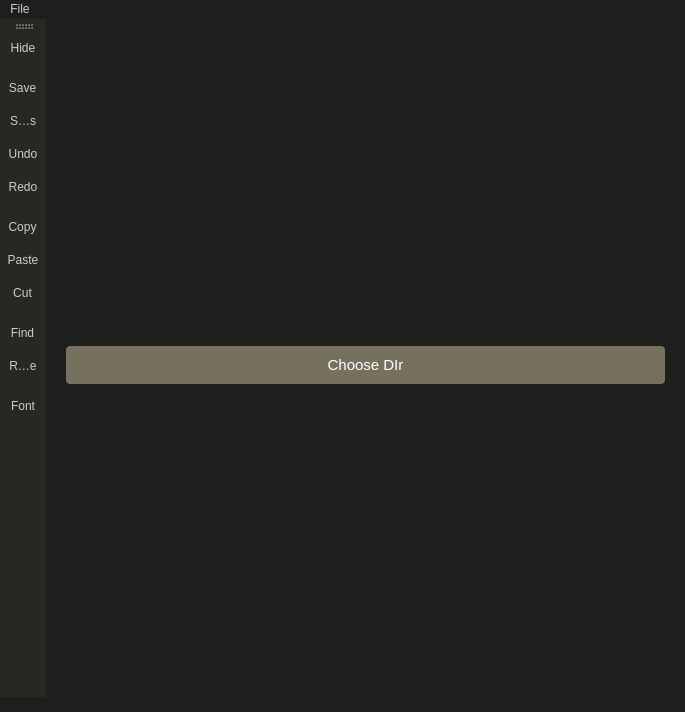
<?xml version="1.0" encoding="UTF-8"?>
<ui version="4.0">
 <class>MainWindow</class>
 <widget class="QMainWindow" name="MainWindow">
  <property name="geometry">
   <rect>
    <x>0</x>
    <y>0</y>
    <width>685</width>
    <height>712</height>
   </rect>
  </property>
  <property name="minimumSize">
   <size>
    <width>500</width>
    <height>500</height>
   </size>
  </property>
  <property name="contextMenuPolicy">
   <enum>Qt::NoContextMenu</enum>
  </property>
  <property name="acceptDrops">
   <bool>true</bool>
  </property>
  <property name="windowTitle">
   <string>MainWindow</string>
  </property>
  <property name="windowIcon">
   <iconset theme=":/resources/cut.svg">
    <normaloff>.</normaloff>.</iconset>
  </property>
  <property name="styleSheet">
   <string notr="true">background-color: #1e1f1c;
color: #cccccc;</string>
  </property>
  <widget class="QWidget" name="MainWindowLO">
   <property name="acceptDrops">
    <bool>true</bool>
   </property>
   <layout class="QHBoxLayout" name="horizontalLayout_2">
    <property name="spacing">
     <number>0</number>
    </property>
    <property name="leftMargin">
     <number>0</number>
    </property>
    <property name="topMargin">
     <number>0</number>
    </property>
    <property name="rightMargin">
     <number>0</number>
    </property>
    <property name="bottomMargin">
     <number>0</number>
    </property>
    <item>
     <widget class="QSplitter" name="MainWindowSP">
      <property name="acceptDrops">
       <bool>true</bool>
      </property>
      <property name="orientation">
       <enum>Qt::Horizontal</enum>
      </property>
      <property name="handleWidth">
       <number>0</number>
      </property>
      <property name="childrenCollapsible">
       <bool>false</bool>
      </property>
      <widget class="QStackedWidget" name="FileTree">
       <property name="acceptDrops">
        <bool>true</bool>
       </property>
       <property name="styleSheet">
        <string notr="true">QTreeView
{
	background-color: #1e1f1c;
	selection-background-color: transparent;
}

QTreeView::item:selected
{
	background: red;
}

QTreeView::item:selected:active{
	background: #75715e;
}

QTreeView::item:selected:!active {
	background: #414339;
}

/* =========== scroll =========== */
 QScrollBar:vertical
 {
	width: 10px;
	margin: 0px 3px 0px 3px;
	border-radius: 2px;
 }

QScrollBar::handle:vertical
 {
	background: #75715e;
	min-height: 5px;
	border-radius: 2px;
 }

QScrollBar::sub-line:vertical
 {
	margin: 3px 0px 3px 0px;
	border-image: url(:/qss_icons/rc/up_arrow_disabled.png);
	height: 10px;
	width: 10px;
	subcontrol-position: top;
	subcontrol-origin: margin;
 }

 QScrollBar::add-line:vertical
 {
	margin: 3px 0px 3px 0px;
	border-image: url(:/qss_icons/rc/down_arrow_disabled.png);
	height: 10px;
	width: 10px;
	subcontrol-position: bottom;
	subcontrol-origin: margin;
 }

 QScrollBar::sub-line:vertical:hover,QScrollBar::sub-line:vertical:on
 {
	border-image: url(:/qss_icons/rc/up_arrow.png);
	height: 10px;
	width: 10px;
	subcontrol-position: top;
	subcontrol-origin: margin;
 }


 QScrollBar::add-line:vertical:hover, QScrollBar::add-line:vertical:on
 {
	border-image: url(:/qss_icons/rc/down_arrow.png);
	height: 10px;
	width: 10px;
	subcontrol-position: bottom;
	subcontrol-origin: margin;
 }

 QScrollBar::up-arrow:vertical, QScrollBar::down-arrow:vertical
 {
	background: none;
 }


 QScrollBar::add-page:vertical, QScrollBar::sub-page:vertical
 {
	background: none;
 }</string>
       </property>
       <property name="currentIndex">
        <number>0</number>
       </property>
       <widget class="QWidget" name="ChooseSreen">
        <property name="acceptDrops">
         <bool>true</bool>
        </property>
        <layout class="QVBoxLayout" name="verticalLayout_2">
         <property name="spacing">
          <number>0</number>
         </property>
         <property name="leftMargin">
          <number>0</number>
         </property>
         <property name="topMargin">
          <number>0</number>
         </property>
         <property name="rightMargin">
          <number>0</number>
         </property>
         <property name="bottomMargin">
          <number>0</number>
         </property>
         <item>
          <widget class="QPushButton" name="ChooseDir">
           <property name="cursor">
            <cursorShape>PointingHandCursor</cursorShape>
           </property>
           <property name="acceptDrops">
            <bool>true</bool>
           </property>
           <property name="styleSheet">
            <string notr="true">margin-left: 20px;
margin-right: 20px;

padding-top: 10px;
padding-bottom: 10px;

border-radius: 4px;
background-color: #75715e;

color: #FFFFFF;
font-size: 15px;</string>
           </property>
           <property name="text">
            <string>Choose DIr</string>
           </property>
          </widget>
         </item>
        </layout>
       </widget>
       <widget class="QWidget" name="TreeScreen">
        <property name="acceptDrops">
         <bool>true</bool>
        </property>
        <layout class="QVBoxLayout" name="verticalLayout">
         <property name="spacing">
          <number>0</number>
         </property>
         <property name="leftMargin">
          <number>0</number>
         </property>
         <property name="topMargin">
          <number>0</number>
         </property>
         <property name="rightMargin">
          <number>0</number>
         </property>
         <property name="bottomMargin">
          <number>0</number>
         </property>
         <item>
          <widget class="QWidget" name="TreeBar" native="true">
           <property name="minimumSize">
            <size>
             <width>0</width>
             <height>30</height>
            </size>
           </property>
           <property name="maximumSize">
            <size>
             <width>16777215</width>
             <height>30</height>
            </size>
           </property>
           <property name="styleSheet">
            <string notr="true">background-color: #272822;</string>
           </property>
           <layout class="QHBoxLayout" name="horizontalLayout">
            <property name="spacing">
             <number>0</number>
            </property>
            <property name="leftMargin">
             <number>0</number>
            </property>
            <property name="topMargin">
             <number>0</number>
            </property>
            <property name="rightMargin">
             <number>0</number>
            </property>
            <property name="bottomMargin">
             <number>0</number>
            </property>
            <item>
             <widget class="QLabel" name="DirName">
              <property name="styleSheet">
               <string notr="true">color: #FFFFFF;</string>
              </property>
              <property name="text">
               <string>DirName</string>
              </property>
             </widget>
            </item>
            <item>
             <widget class="QPushButton" name="ChNewDir">
              <property name="sizePolicy">
               <sizepolicy hsizetype="Fixed" vsizetype="Fixed">
                <horstretch>0</horstretch>
                <verstretch>0</verstretch>
               </sizepolicy>
              </property>
              <property name="minimumSize">
               <size>
                <width>50</width>
                <height>30</height>
               </size>
              </property>
              <property name="maximumSize">
               <size>
                <width>30</width>
                <height>30</height>
               </size>
              </property>
              <property name="cursor">
               <cursorShape>PointingHandCursor</cursorShape>
              </property>
              <property name="toolTip">
               <string>Choose folder</string>
              </property>
              <property name="styleSheet">
               <string notr="true">border: none;
margin-right: 15px</string>
              </property>
              <property name="text">
               <string/>
              </property>
              <property name="icon">
               <iconset>
                <normaloff>:/resources/newdir.svg</normaloff>:/resources/newdir.svg</iconset>
              </property>
              <property name="iconSize">
               <size>
                <width>16</width>
                <height>16</height>
               </size>
              </property>
             </widget>
            </item>
            <item>
             <widget class="QPushButton" name="Create">
              <property name="sizePolicy">
               <sizepolicy hsizetype="Fixed" vsizetype="Fixed">
                <horstretch>0</horstretch>
                <verstretch>0</verstretch>
               </sizepolicy>
              </property>
              <property name="minimumSize">
               <size>
                <width>50</width>
                <height>30</height>
               </size>
              </property>
              <property name="maximumSize">
               <size>
                <width>30</width>
                <height>30</height>
               </size>
              </property>
              <property name="cursor">
               <cursorShape>PointingHandCursor</cursorShape>
              </property>
              <property name="toolTip">
               <string>New File</string>
              </property>
              <property name="styleSheet">
               <string notr="true">border: none;
margin-right: 15px</string>
              </property>
              <property name="text">
               <string/>
              </property>
              <property name="icon">
               <iconset>
                <normaloff>:/resources/newfile.svg</normaloff>:/resources/newfile.svg</iconset>
              </property>
             </widget>
            </item>
            <item>
             <widget class="QPushButton" name="Remove">
              <property name="sizePolicy">
               <sizepolicy hsizetype="Fixed" vsizetype="Fixed">
                <horstretch>0</horstretch>
                <verstretch>0</verstretch>
               </sizepolicy>
              </property>
              <property name="minimumSize">
               <size>
                <width>50</width>
                <height>30</height>
               </size>
              </property>
              <property name="maximumSize">
               <size>
                <width>30</width>
                <height>30</height>
               </size>
              </property>
              <property name="cursor">
               <cursorShape>PointingHandCursor</cursorShape>
              </property>
              <property name="toolTip">
               <string>Remove Item</string>
              </property>
              <property name="styleSheet">
               <string notr="true">border: none;
margin-right: 15px</string>
              </property>
              <property name="text">
               <string/>
              </property>
              <property name="icon">
               <iconset>
                <normaloff>:/resources/removefile.svg</normaloff>:/resources/removefile.svg</iconset>
              </property>
             </widget>
            </item>
            <item>
             <widget class="QPushButton" name="CloseDir">
              <property name="sizePolicy">
               <sizepolicy hsizetype="Fixed" vsizetype="Fixed">
                <horstretch>0</horstretch>
                <verstretch>0</verstretch>
               </sizepolicy>
              </property>
              <property name="minimumSize">
               <size>
                <width>50</width>
                <height>30</height>
               </size>
              </property>
              <property name="maximumSize">
               <size>
                <width>30</width>
                <height>30</height>
               </size>
              </property>
              <property name="cursor">
               <cursorShape>PointingHandCursor</cursorShape>
              </property>
              <property name="toolTip">
               <string>Close Folder</string>
              </property>
              <property name="toolTipDuration">
               <number>-1</number>
              </property>
              <property name="styleSheet">
               <string notr="true">border: none;
margin-right: 15px</string>
              </property>
              <property name="text">
               <string/>
              </property>
              <property name="icon">
               <iconset>
                <normaloff>:/resources/close.svg</normaloff>:/resources/close.svg</iconset>
              </property>
             </widget>
            </item>
           </layout>
          </widget>
         </item>
         <item>
          <widget class="QTreeView" name="TreeView">
           <property name="acceptDrops">
            <bool>true</bool>
           </property>
           <property name="styleSheet">
            <string notr="true"/>
           </property>
           <property name="dragDropOverwriteMode">
            <bool>false</bool>
           </property>
           <property name="dragDropMode">
            <enum>QAbstractItemView::DragDrop</enum>
           </property>
           <property name="defaultDropAction">
            <enum>Qt::CopyAction</enum>
           </property>
           <property name="headerHidden">
            <bool>true</bool>
           </property>
          </widget>
         </item>
        </layout>
       </widget>
      </widget>
      <widget class="QWidget" name="TextArea" native="true">
       <property name="minimumSize">
        <size>
         <width>0</width>
         <height>0</height>
        </size>
       </property>
       <property name="styleSheet">
        <string notr="true">background-color: #272822;</string>
       </property>
       <layout class="QHBoxLayout" name="horizontalLayout_3">
        <property name="spacing">
         <number>0</number>
        </property>
        <property name="leftMargin">
         <number>0</number>
        </property>
        <property name="topMargin">
         <number>0</number>
        </property>
        <property name="rightMargin">
         <number>0</number>
        </property>
        <property name="bottomMargin">
         <number>0</number>
        </property>
       </layout>
      </widget>
     </widget>
    </item>
   </layout>
  </widget>
  <widget class="QMenuBar" name="menuBar">
   <property name="geometry">
    <rect>
     <x>0</x>
     <y>0</y>
     <width>685</width>
     <height>22</height>
    </rect>
   </property>
   <widget class="QMenu" name="menuFile">
    <property name="title">
     <string>File</string>
    </property>
    <addaction name="actionOpen_Folder"/>
    <addaction name="actionSave_2"/>
    <addaction name="actionSave_as_2"/>
    <addaction name="actionAbout"/>
    <addaction name="actionQuit"/>
   </widget>
   <addaction name="menuFile"/>
  </widget>
  <widget class="QToolBar" name="mainToolBar">
   <property name="minimumSize">
    <size>
     <width>0</width>
     <height>0</height>
    </size>
   </property>
   <property name="maximumSize">
    <size>
     <width>46</width>
     <height>16777215</height>
    </size>
   </property>
   <property name="contextMenuPolicy">
    <enum>Qt::DefaultContextMenu</enum>
   </property>
   <property name="styleSheet">
    <string notr="true">background-color: #272822;
border: none;
margin-bottom: 15px</string>
   </property>
   <property name="movable">
    <bool>true</bool>
   </property>
   <property name="allowedAreas">
    <set>Qt::LeftToolBarArea|Qt::RightToolBarArea</set>
   </property>
   <property name="orientation">
    <enum>Qt::Vertical</enum>
   </property>
   <property name="iconSize">
    <size>
     <width>46</width>
     <height>20</height>
    </size>
   </property>
   <property name="toolButtonStyle">
    <enum>Qt::ToolButtonIconOnly</enum>
   </property>
   <attribute name="toolBarArea">
    <enum>LeftToolBarArea</enum>
   </attribute>
   <attribute name="toolBarBreak">
    <bool>false</bool>
   </attribute>
   <addaction name="separator"/>
   <addaction name="actionHide"/>
   <addaction name="separator"/>
   <addaction name="actionSave"/>
   <addaction name="actionSave_as"/>
   <addaction name="actionUndo"/>
   <addaction name="actionRedo"/>
   <addaction name="separator"/>
   <addaction name="actionCopy"/>
   <addaction name="actionPaste"/>
   <addaction name="actionCut"/>
   <addaction name="separator"/>
   <addaction name="actionFind"/>
   <addaction name="actionReplace"/>
   <addaction name="separator"/>
   <addaction name="actionFont"/>
  </widget>
  <action name="actionHide">
   <property name="icon">
    <iconset>
     <normaloff>:/resources/hide.svg</normaloff>:/resources/hide.svg</iconset>
   </property>
   <property name="text">
    <string>Hide</string>
   </property>
  </action>
  <action name="actionSave">
   <property name="icon">
    <iconset>
     <normaloff>:/resources/save.svg</normaloff>:/resources/save.svg</iconset>
   </property>
   <property name="text">
    <string>Save</string>
   </property>
   <property name="shortcut">
    <string>Ctrl+S</string>
   </property>
  </action>
  <action name="actionPaste">
   <property name="icon">
    <iconset>
     <normaloff>:/resources/paste.svg</normaloff>:/resources/paste.svg</iconset>
   </property>
   <property name="text">
    <string>Paste</string>
   </property>
  </action>
  <action name="actionCut">
   <property name="icon">
    <iconset>
     <normaloff>:/resources/cut.svg</normaloff>:/resources/cut.svg</iconset>
   </property>
   <property name="text">
    <string>Cut</string>
   </property>
   <property name="toolTip">
    <string>Cut</string>
   </property>
  </action>
  <action name="actionFind">
   <property name="icon">
    <iconset>
     <normaloff>:/resources/find.svg</normaloff>:/resources/find.svg</iconset>
   </property>
   <property name="text">
    <string>Find</string>
   </property>
  </action>
  <action name="actionReplace">
   <property name="icon">
    <iconset>
     <normaloff>:/resources/replace.svg</normaloff>:/resources/replace.svg</iconset>
   </property>
   <property name="text">
    <string>Replace</string>
   </property>
  </action>
  <action name="actionUndo">
   <property name="icon">
    <iconset>
     <normaloff>:/resources/undo.svg</normaloff>:/resources/undo.svg</iconset>
   </property>
   <property name="text">
    <string>Undo</string>
   </property>
  </action>
  <action name="actionRedo">
   <property name="icon">
    <iconset>
     <normaloff>:/resources/redo.svg</normaloff>:/resources/redo.svg</iconset>
   </property>
   <property name="text">
    <string>Redo</string>
   </property>
  </action>
  <action name="actionCopy">
   <property name="icon">
    <iconset>
     <normaloff>:/resources/copy.svg</normaloff>:/resources/copy.svg</iconset>
   </property>
   <property name="text">
    <string>Copy</string>
   </property>
   <property name="toolTip">
    <string>Copy</string>
   </property>
  </action>
  <action name="actionFont">
   <property name="icon">
    <iconset>
     <normaloff>:/resources/font-size.svg</normaloff>:/resources/font-size.svg</iconset>
   </property>
   <property name="text">
    <string>Font</string>
   </property>
   <property name="toolTip">
    <string>Font</string>
   </property>
  </action>
  <action name="actionSave_as">
   <property name="icon">
    <iconset>
     <normaloff>:/resources/save_as.svg</normaloff>:/resources/save_as.svg</iconset>
   </property>
   <property name="text">
    <string>Save as...</string>
   </property>
   <property name="toolTip">
    <string>Save as...</string>
   </property>
   <property name="shortcut">
    <string>Ctrl+Shift+S</string>
   </property>
  </action>
  <action name="actionOpen_Folder">
   <property name="text">
    <string>Open Folder</string>
   </property>
  </action>
  <action name="actionQuit">
   <property name="text">
    <string>Quit</string>
   </property>
  </action>
  <action name="actionSave_2">
   <property name="text">
    <string>Save</string>
   </property>
  </action>
  <action name="actionSave_as_2">
   <property name="text">
    <string>Save as..</string>
   </property>
  </action>
  <action name="actionAbout">
   <property name="text">
    <string>About</string>
   </property>
  </action>
 </widget>
 <layoutdefault spacing="6" margin="11"/>
 <resources>
  <include location="resources.qrc"/>
 </resources>
 <connections/>
</ui>
